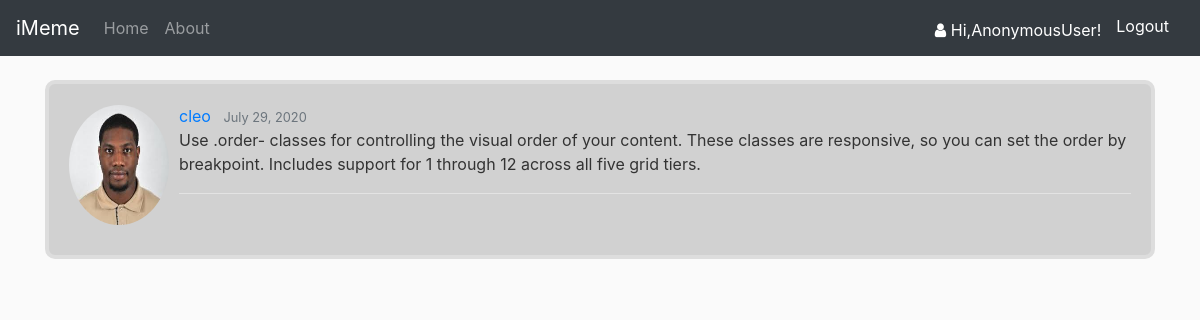
Screenshot of /post/7/ with the database file from the repository.
### accounts/models.py (models this page shows, shortened)
class Post(models.Model):
	content = models.TextField()
	date_created = models.DateTimeField(auto_now_add=True, null=True)
	blogger = models.ForeignKey(User, on_delete=models.CASCADE)

class Profile(models.Model):
	user = models.OneToOneField(User, null=True, on_delete=models.CASCADE)
	profile_pic = models.ImageField(default="default.png", upload_to='images')
	location =  models.CharField(max_length=200, null=True, blank=True)
	occupation =  models.CharField(max_length=200, null=True, blank=True)
	date_created = models.DateTimeField(auto_now_add=True, null=True)

### accounts/views.py (the view)
# urls.py: path('post/<int:pk>/', PostDetailView.as_view(), name='post-detail'),
class PostDetailView(DetailView):
	model = Post

### accounts/templates/accounts/post_detail.html
{% extends 'accounts/base.html' %}
{% load crispy_forms_tags %}
{% load static %}
{% block content %}
	<article class="media content-section">
		<img class="rounded-circle account-img" src="{{ object.blogger.profile.profile_pic.url }}">
		<div class="media-body">
			<div class="article-metadata">
				<a class="mr-2" href="{% url 'accounts-user' %}">{{ object.blogger }}</a>
				<small class="text-muted">{{ object.date_created|date:"N d, Y" }}</small>
				<p class="article-content">{{ object.content }}</p>
			</div>
		</div>
	</article>
{% endblock content %}

### accounts/static/accounts/base.css (style rules this page uses)
body { background: #fafafa; color: #333333; margin-top: 5rem; }
.content-section { background: #d1d1d1; padding: 20px 20px; border: 4px solid #dddddd; border-radius: 10px; margin-bottom: 15px; }
.article-content { white-space: pre-line; }
.article-metadata { padding-bottom: 1px; margin-bottom: 4px; border-bottom: 1px solid #e3e3e3; }
.account-img { height: 120px; width: 100px; margin-right: 10px; margin-top: 1px; margin-bottom: 10px; }

### rows the page displays
Post: blogger.profile.profile_pic (picture), blogger "cleo", date_created "July 29, 2020", content "Use .order- classes for controlling the visual order of your content. These classes are responsive, so you can set the order by breakpoint. Includes support for 1 through 12 across all five grid tiers."

### other values shown
{{ request.user }} "AnonymousUser"
